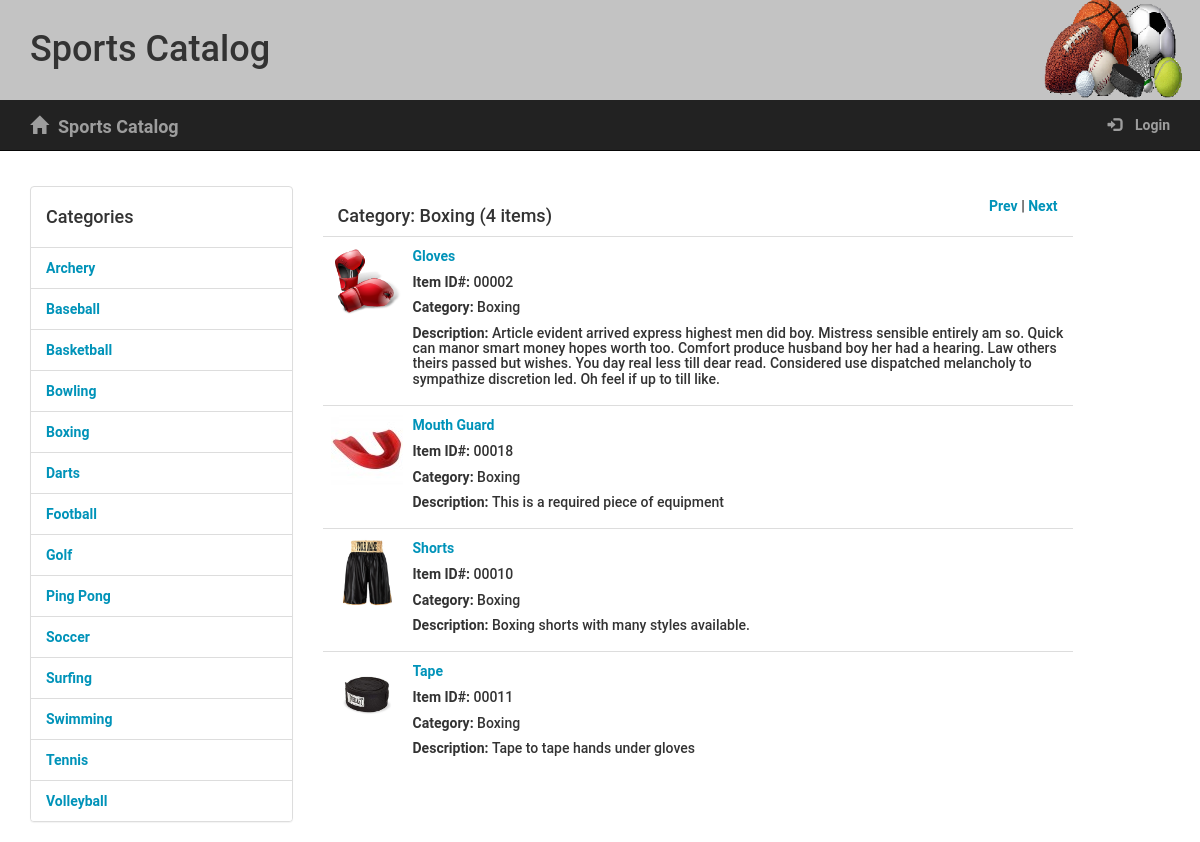
Screenshot of /catalog/Boxing/items/ with the database file from the repository.
### models.py (models this page shows, shortened)
class Category(Base):
    __tablename__ = 'category'
    name = Column(String(250), nullable=False, unique=True)
    id = Column(Integer, primary_key=True)
    user_id = Column(Integer, nullable=False)
    catalogitem = relationship("CatalogItem", cascade="delete")

class CatalogItem(Base):
    __tablename__ = 'catalogitem'
    __table_args__ = (
        Index('itemIndex', 'name', 'category_id', unique=True),
    )
    id = Column(Integer, primary_key=True)
    name = Column(String(250), nullable=False)
    desc = Column(String(250), nullable=False)
    image = Column(String(250), nullable=False)
    category_id = Column(ForeignKey('category.id'))
    category = relationship(Category, backref='items') # backref added for JSON endpoint
    user_id = Column(Integer, nullable=False)

### app.py (the view)
@app.route('/catalog/<path:name>/items/')
def showCategoryItems(name):
    category = session.query(Category).filter_by(name=name).one()
    items = session.query(
        CatalogItem).filter_by(category_id=category.id).order_by(
            asc(CatalogItem.name)).all()
    itemcount = session.query(
        CatalogItem).filter_by(category_id=category.id).count()
    if itemcount == 1:
        itemtitle = "%s (%s item)" % (category.name, str(itemcount))
    else:
        itemtitle = "%s (%s items)" % (category.name, str(itemcount))
    categories = session.query(
        Category).order_by(asc(Category.name)).all()
    cat = []
    for x, c in enumerate(categories):
        cat.append(c.name)
        if name == cat[x]:
            curIndex = x
    if curIndex == 0:
        prevCat = cat[len(cat)-1]
    else:
        prevCat = cat[curIndex-1]
    if curIndex == len(cat)-1:
        nextCat = cat[0]
    else:
        nextCat = cat[curIndex+1]
    return render_template('categories.html', category=category,
                           categories=categories, items=items,
                           itemtitle=itemtitle, displayRecent=False,
                           prevCat=prevCat, nextCat=nextCat)

### templates/categories.html (shortened to what this page needs)
{% extends "main.html" %}
{% block content %}
	<div class="row padding-top padding-bottom"></div>
	<div class="row grid-divider">
		<div class="col-sm-3">
			<div class="col-padding">
				<div class="panel-group">
					<div class="panel panel-default">
						<div class="list-group">
							<div class="panel-heading catheading"><h4>Categories</h4></div>
							{% for category in categories %}
								<div class="list-group-item"><a href="{{url_for('showCategoryItems', name=category.name)}}">{{category.name}}</a></div>
							{% endfor %}
						</div>
					</div>
				</div>
			</div>
		</div>
		<div class="col-sm-8 ">
			{% if displayRecent %}
				<div class="panel-heading "><h4>Items Recently Added</h4></div>
			{%else%}
				<div class="panel-heading"><h4 class="pull-left">Category: {{itemtitle}}</h4>
					<div class="pull-right">
						<div class="col-sm-1"></div>
						<div class="pull-right">
							<a href="{{url_for('showCategoryItems', name=prevCat)}}">Prev</a> | <a href="{{url_for('showCategoryItems', name=nextCat)}}">Next</a>
						</div>
					</div>
				</div>
			{% endif %}
			<table class="table table-hover">
				<tbody>
					{% if displayRecent %}
						{% for item in items %}
							<tr>
								<td class="col-sm-8 col-md-6">
										<div class="media-left">
											<img class="media-object" src="{{ url_for('send_image', filename=item[0].image) }}" style="width: 72px; height: 72px;">
										</div>
										<div class="media-body">
											<h4 class="media-heading"><a href= "{{url_for('showItem', category_name=item[1], item_name=item[0].name)}}">{{item[0].name}}</a></h4>
											<h5><span>Item ID#: </span>{{'{:0>5d}'.format(item[0].id)}}</h5>
											<h5><span>Category: </span>{{item[1]}}</h5>
											<h5><span>Description: </span>{{item[0].desc}}</h5>
										</div>
									</div>
								</td>
							</tr>
						{% endfor %}
					{%else%}
						{% for item in items %}
							<tr>
								<td class="col-sm-8 col-md-6">
									<div class="media-left">
										<img class="media-object" src="{{ url_for('send_image', filename=item.image) }}" style="width: 72px; height: 72px;">
									</div>
									<div class="media-body">
										<h4 class="media-heading"><a href= "{{url_for('showItem', category_name=category.name, item_name=item.name)}}">{{item.name}}</a></h4>
										<h5><span>Item ID#: </span>{{'{:0>5d}'.format(item.id)}}</h5>
										<h5><span>Category: </span>{{category.name}}</h5>
										<h5><span>Description: </span>{{item.desc}}</h5>
									</div>
								</td>
							</tr>
						{% endfor %}
					{% endif %}
				</tbody>
			</table>
		</div>
	</div>
{% endblock %}

### static/styles.css (style rules this page uses)
* { font-family: "Helvetica Neue Bold", Roboto, Helvetica, Arial, sans-serif; font-weight: 700; }
a { font-size: 14px; color: #0093B9; line-height: 17px; }
.padding-top { padding-top: 10px; }
.padding-bottom { padding-bottom: 10px; }

### rows the page displays
Category: name "Archery"
Category: name "Baseball"
Category: name "Basketball"
Category: name "Bowling"
Category: name "Boxing"
Category: name "Darts"
Category: name "Football"
Category: name "Golf"
Category: name "Ping Pong"
Category: name "Soccer"
Category: name "Surfing"
Category: name "Swimming"
Category: name "Tennis"
Category: name "Volleyball"
CatalogItem: image (picture), name "Gloves", id "00002", desc "Article evident arrived express highest men did boy. Mistress sensible entirely am so. Quick can manor smart money hopes worth too. Comfort produce husband boy her had a hearing. Law others theirs passed but wishes. You day real less till dear read. Considered use dispatched melancholy to sympathize discretion led. Oh feel if up to till like."
CatalogItem: image (picture), name "Mouth Guard", id "00018", desc "This is a required piece of equipment"
CatalogItem: image (picture), name "Shorts", id "00010", desc "Boxing shorts with many styles available."
CatalogItem: image (picture), name "Tape", id "00011", desc "Tape to tape hands under gloves"

### other values shown
{{ itemtitle }} "Boxing (4 items)"
